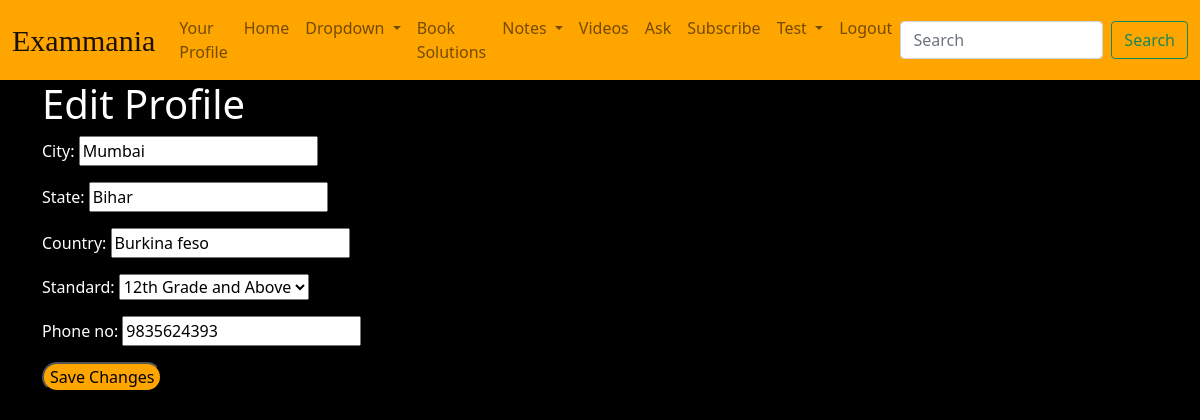
The app's page /edit-profile/ (signed in), older data.
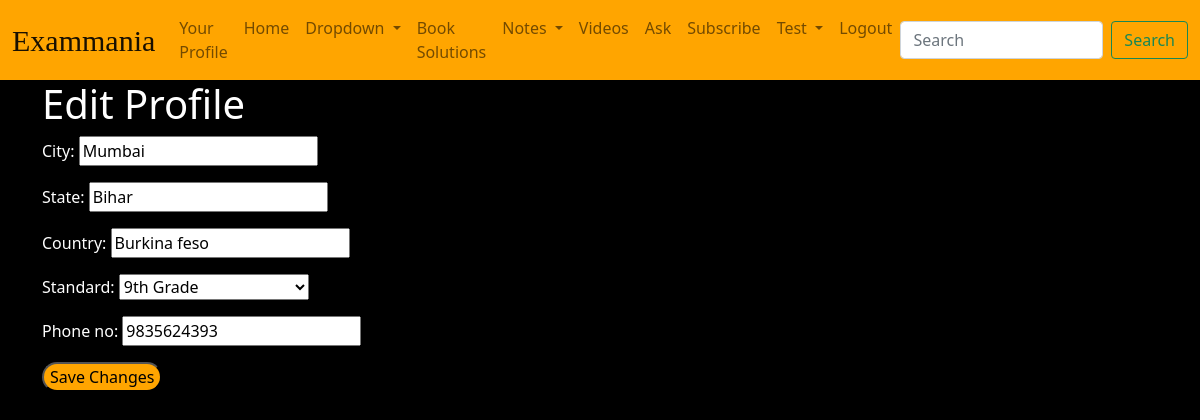
The same page, newer data.
### users/models.py (models this page shows, shortened)
class UserProfile(models.Model):
    user = models.OneToOneField(User, on_delete=models.CASCADE)
    city = models.CharField(max_length=100, blank=True, null=True)
    state = models.CharField(max_length=100, blank=True, null=True)
    country = models.CharField(max_length=100, blank=True, null=True)
    phone_no = models.CharField(max_length=15, blank=True, null=True)
    STANDARD_CHOICES = (
        ('9th', '9th Grade'),
        ('10th', '10th Grade'),
        ('11th', '11th Grade'),
        ('12th', '12th Grade'),
        ('12th+', '12th Grade and Above'),
    )
    standard = models.CharField(max_length=10, choices=STANDARD_CHOICES, blank=True, null=True)
    is_subscriber = models.BooleanField(default=False)
    subscription_type = models.CharField(
        max_length=10,
        choices=[('monthly', 'Monthly'), ('yearly', 'Yearly')],
        blank=True, null=True
    )
    subscription_start_date = models.DateTimeField(null=True, blank=True)
    subscription_end_date = models.DateTimeField(null=True, blank=True)

### users/views.py (the view)
# urls.py: path('edit-profile/', views.edit_profile, name='edit_profile'),
def edit_profile(request):
    user_profile = UserProfile.objects.get(user=request.user)
    if request.method == 'POST':
        form = UserProfileForm(request.POST, instance=user_profile)
        if form.is_valid():
            form.save()  # Save the updated user profile
            return redirect('profile')  # Redirect to the user's profile page
    else:
        form = UserProfileForm(instance=user_profile)
        context = {
            'form': form,
        }
        return render(request, "users/edit_profile.html", context)

### users/forms.py
class UserProfileForm(forms.ModelForm):
    class Meta:
        model = UserProfile
        fields = ['city', 'state', 'country', 'standard', 'phone_no']  # List the fields you want to include in the form

### templates/users/edit_profile.html (shortened to what this page needs)
{% load static %}
<!DOCTYPE html>
<html lang="en">
<head>
    <link href="https://cdn.jsdelivr.net/npm/bootstrap@5.0.2/dist/css/bootstrap.min.css" rel="stylesheet"
>
    <link rel="stylesheet" href="{% static 'main/css/base.css' %}">
</head>
<body>
    <nav class="navbar navbar-expand-lg navbar-light fixed-top">
        <div class="container-fluid">
            <a class="navbar-brand" href="#">Exammania</a>
            <div class="collapse navbar-collapse" id="navbarSupportedContent">
                <ul class="navbar-nav me-auto mb-2 mb-lg-0">
                    <li class="nav-item">
                        <a class="nav-link" href="{% url 'profile' %}">Your Profile</a>
                    </li>
                    <li class="nav-item">
                        <a class="nav-link" href="{% url 'main:index' %}">Home</a>
                    </li>
                    <li class="nav-item dropdown">
                        <a class="nav-link dropdown-toggle" data-bs-auto-close="outside" href="#" role="button"
                            data-bs-toggle="dropdown" aria-expanded="false">
                            Dropdown
                        </a>
                    </li>
                    <li class="nav-item">
                        <a class="nav-link" href="{% url 'main:book_solution' %}">Book Solutions</a>
                    </li>
                    <li class="nav-item dropdown">
                        <a class="nav-link dropdown-toggle" href="#" id="subjectDropdown" role="button"
                            data-bs-toggle="dropdown" aria-haspopup="true" aria-expanded="false">
                            Notes
                        </a>
                    </li>
                    <li class="nav-item">
                        <a class="nav-link" href="{% url 'videos_main' %}">Videos</a>
                    </li>
                    <li class="nav-item">
                        <a class="nav-link" href="{% url 'question_list' %}">Ask</a>
                    </li>
                    <li class="nav-item">
                        <a class="nav-link" href="{% url 'join' %}">Subscribe</a>
                    </li>
                    <li class="nav-item dropdown">
                        <a class="nav-link dropdown-toggle" href="#" id="subjectDropdown" role="button"
                            data-bs-toggle="dropdown" aria-haspopup="true" aria-expanded="false">
                            Test
                        </a>
                    </li>
                    {% if user.is_authenticated %}
                    <li class="nav-item">
                        <a class="nav-link" href="{% url 'account_logout' %}">Logout</a>
                    </li>
                    {% else %}
                    <li class="nav-item">
                        <a class="nav-link" href="{% url 'account_login' %}">Login</a>
                    </li>
                    {% endif %}
                </ul>
                <form class="d-flex">
                    <input class="form-control me-2" type="search" placeholder="Search" aria-label="Search">
                    <button class="btn btn-outline-success" type="submit">Search</button>
                </form>
            </div>
        </div>
    </nav>
    <div class="container">
        <h1 style="margin-top:5rem;">Edit Profile</h1>
        <form action="" method="post">
            {{ form.as_p }}
            <button style="background-color:orange; border-radius: 20px;" type="submit">Save Changes</button>
        </form>
    </div>
</body>
</html>

Row changes from the older to the newer data that the page shows:
changed UserProfile "Mumbai": standard "12th Grade and Above" → "9th Grade"
